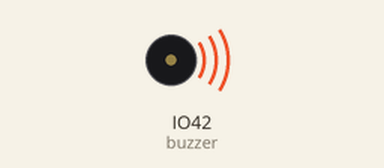
A program run on a simulated ESP32 board running CircuitPython. On the bench: buzzer (waves = sounding).

Above: at 0.2 s.
Timing chart, 0 to 9.1 s (numbered marks = the images above):
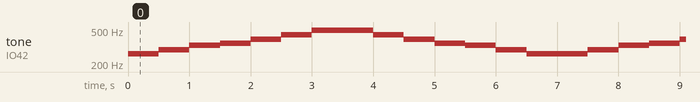

The program:

buzzer.py
```python
from mapeamento import E_2
from time import sleep
import board
from pwmio import PWMOut

TONE_FREQ = [ 262,  # C4
              294,  # D4
              330,  # E4
              349,  # F4
              392,  # G4
              440,  # A4
              494 ] # B4

buzzer = PWMOut(E_2, variable_frequency=True)
buzzer.frequency = TONE_FREQ[0]
buzzer.duty_cycle = 2**15

while True:
    for i in range(len(TONE_FREQ)):
        buzzer.frequency = TONE_FREQ[i]
        sleep(0.5)
    for i in range(len(TONE_FREQ)-1, -1, -1):
        buzzer.frequency = TONE_FREQ[i]
        sleep(0.5)
```

mapeamento.py
```python
import board

C_0 = board.IO8
C_1 = board.IO9
A_0 = board.IO1
A_1 = board.IO2
A_2 = board.IO3
A_3 = board.IO4
A_4 = board.IO5
A_5 = board.IO6
A_6 = board.IO7
A_7 = board.IO10
A_8 = board.IO14
A_9 = board.IO15
A_A = board.IO11
A_B = board.IO12
A_C = board.IO13
B_0 = board.IO1
B_1 = board.IO2
B_2 = board.IO3
B_3 = board.IO4
B_5 = board.IO6
B_6 = board.IO7
B_7 = board.IO10
B_8 = board.IO14
B_A = board.IO11
B_B = board.IO12
D_0 = board.IO44
D_1 = board.IO43
D_2 = board.IO42
D_3 = board.IO41
D_4 = board.IO40
D_5 = board.IO39
D_6 = board.IO38
D_7 = board.IO37
D_8 = board.IO36
D_9 = board.IO35
D_A = board.IO33
D_B = board.IO26
D_C = board.IO21
D_D = board.IO18
E_2 = board.IO42
E_3 = board.IO41
E_4 = board.IO40
E_5 = board.IO39
E_6 = board.IO38
E_9 = board.IO35
```

Measured:
- by itself, tone on IO42 (buzzer): repeats every 7.0 s: 294 Hz 0.50 s, 330 Hz 0.50 s, 349 Hz 0.50 s, 392 Hz 0.50 s, 440 Hz 0.50 s, 494 Hz 1.0 s, 440 Hz 0.50 s, 392 Hz 0.50 s, 349 Hz 0.50 s, 330 Hz 0.50 s, 294 Hz 0.50 s, 262 Hz 1.0 s
